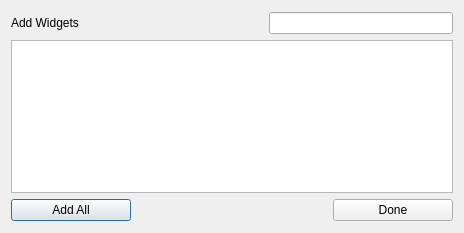
<?xml version="1.0" encoding="UTF-8"?>
<ui version="4.0">
 <class>DashboardWidgetsForm</class>
 <widget class="QDialog" name="DashboardWidgetsForm">
  <property name="geometry">
   <rect>
    <x>0</x>
    <y>0</y>
    <width>464</width>
    <height>233</height>
   </rect>
  </property>
  <property name="windowTitle">
   <string>Dashboard Widgets</string>
  </property>
  <layout class="QVBoxLayout" name="verticalLayout" stretch="0,0,0">
   <property name="topMargin">
    <number>12</number>
   </property>
   <property name="bottomMargin">
    <number>12</number>
   </property>
   <item>
    <layout class="QHBoxLayout" name="horizontalLayout_2">
     <item>
      <widget class="QLabel" name="labelAddWidgets">
       <property name="font">
        <font>
         <weight>50</weight>
         <bold>false</bold>
        </font>
       </property>
       <property name="text">
        <string>Add Widgets</string>
       </property>
      </widget>
     </item>
     <item>
      <spacer name="horizontalSpacer_2">
       <property name="orientation">
        <enum>Qt::Horizontal</enum>
       </property>
       <property name="sizeHint" stdset="0">
        <size>
         <width>40</width>
         <height>20</height>
        </size>
       </property>
      </spacer>
     </item>
     <item>
      <widget class="SearchLineEdit" name="lineEditFilter">
       <property name="minimumSize">
        <size>
         <width>170</width>
         <height>0</height>
        </size>
       </property>
       <property name="maximumSize">
        <size>
         <width>16777215</width>
         <height>16777215</height>
        </size>
       </property>
      </widget>
     </item>
    </layout>
   </item>
   <item>
    <widget class="QListWidget" name="listWidgets">
     <property name="selectionMode">
      <enum>QAbstractItemView::NoSelection</enum>
     </property>
    </widget>
   </item>
   <item>
    <layout class="QHBoxLayout" name="horizontalLayout">
     <item>
      <widget class="QPushButton" name="pushButtonAddAll">
       <property name="sizePolicy">
        <sizepolicy hsizetype="Fixed" vsizetype="Fixed">
         <horstretch>0</horstretch>
         <verstretch>0</verstretch>
        </sizepolicy>
       </property>
       <property name="minimumSize">
        <size>
         <width>120</width>
         <height>0</height>
        </size>
       </property>
       <property name="text">
        <string>Add All</string>
       </property>
      </widget>
     </item>
     <item>
      <spacer name="horizontalSpacer">
       <property name="orientation">
        <enum>Qt::Horizontal</enum>
       </property>
       <property name="sizeHint" stdset="0">
        <size>
         <width>40</width>
         <height>20</height>
        </size>
       </property>
      </spacer>
     </item>
     <item>
      <widget class="QPushButton" name="pushButtonDone">
       <property name="sizePolicy">
        <sizepolicy hsizetype="Fixed" vsizetype="Fixed">
         <horstretch>0</horstretch>
         <verstretch>0</verstretch>
        </sizepolicy>
       </property>
       <property name="minimumSize">
        <size>
         <width>120</width>
         <height>0</height>
        </size>
       </property>
       <property name="text">
        <string>Done</string>
       </property>
      </widget>
     </item>
    </layout>
   </item>
  </layout>
 </widget>
 <customwidgets>
  <customwidget>
   <class>SearchLineEdit</class>
   <extends>QLineEdit</extends>
   <header>FileWaveGuiLib/searchlineedit/searchlineedit.h</header>
  </customwidget>
 </customwidgets>
 <resources/>
 <connections/>
</ui>
